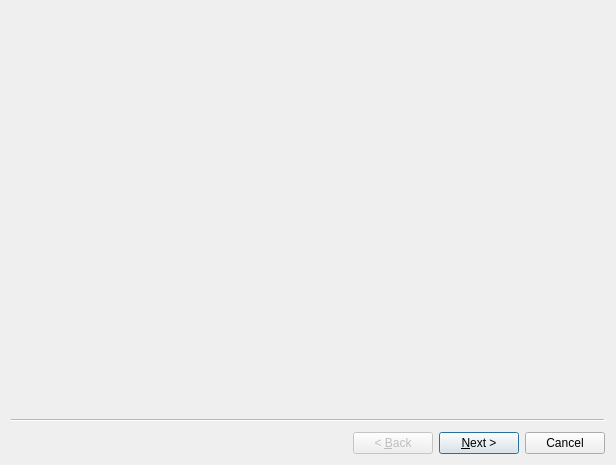
<?xml version="1.0" encoding="UTF-8"?>
<ui version="4.0">
 <class>frmSetup</class>
 <widget class="QWizard" name="frmSetup">
  <property name="geometry">
   <rect>
    <x>0</x>
    <y>0</y>
    <width>616</width>
    <height>465</height>
   </rect>
  </property>
  <property name="windowTitle">
   <string>Pyabr installer</string>
  </property>
  <property name="styleSheet">
   <string notr="true"/>
  </property>
  <widget class="QWizardPage" name="wizardPage1">
   <property name="styleSheet">
    <string notr="true">background-image: url(setup.png);</string>
   </property>
   <widget class="QWidget" name="widget" native="true">
    <property name="geometry">
     <rect>
      <x>-10</x>
      <y>-10</y>
      <width>612</width>
      <height>411</height>
     </rect>
    </property>
    <property name="styleSheet">
     <string notr="true">background-image: url(setup.png);</string>
    </property>
   </widget>
  </widget>
  <widget class="QWizardPage" name="wizardPage">
   <widget class="QLineEdit" name="lePassword">
    <property name="geometry">
     <rect>
      <x>130</x>
      <y>260</y>
      <width>341</width>
      <height>40</height>
     </rect>
    </property>
    <property name="styleSheet">
     <string notr="true"/>
    </property>
    <property name="echoMode">
     <enum>QLineEdit::Password</enum>
    </property>
    <property name="placeholderText">
     <string>حالا برای آن رمزی تنظیم کنید</string>
    </property>
   </widget>
   <widget class="QLineEdit" name="leUsername">
    <property name="geometry">
     <rect>
      <x>130</x>
      <y>200</y>
      <width>341</width>
      <height>40</height>
     </rect>
    </property>
    <property name="styleSheet">
     <string notr="true"/>
    </property>
    <property name="placeholderText">
     <string>یک نامی برای حساب کاربری خود وارد کنید</string>
    </property>
   </widget>
   <widget class="QLineEdit" name="leRootCode">
    <property name="geometry">
     <rect>
      <x>130</x>
      <y>140</y>
      <width>341</width>
      <height>40</height>
     </rect>
    </property>
    <property name="styleSheet">
     <string notr="true"/>
    </property>
    <property name="echoMode">
     <enum>QLineEdit::Password</enum>
    </property>
    <property name="placeholderText">
     <string>رمزی قوی برای حساب ادمین تنظیم کنید</string>
    </property>
   </widget>
   <widget class="QLineEdit" name="leHostname">
    <property name="geometry">
     <rect>
      <x>130</x>
      <y>80</y>
      <width>341</width>
      <height>40</height>
     </rect>
    </property>
    <property name="styleSheet">
     <string notr="true"/>
    </property>
    <property name="placeholderText">
     <string>یک نامی برای رایانه خود انتخاب کنید</string>
    </property>
   </widget>
  </widget>
  <widget class="QWizardPage" name="wizardPage_2">
   <widget class="QCheckBox" name="chGuest">
    <property name="geometry">
     <rect>
      <x>139</x>
      <y>220</y>
      <width>331</width>
      <height>40</height>
     </rect>
    </property>
    <property name="layoutDirection">
     <enum>Qt::RightToLeft</enum>
    </property>
    <property name="text">
     <string>حساب مهمان داشته باشد</string>
    </property>
   </widget>
   <widget class="QComboBox" name="cmLang">
    <property name="geometry">
     <rect>
      <x>130</x>
      <y>170</y>
      <width>351</width>
      <height>40</height>
     </rect>
    </property>
    <property name="currentText">
     <string>فارسی</string>
    </property>
    <item>
     <property name="text">
      <string>فارسی</string>
     </property>
    </item>
    <item>
     <property name="text">
      <string>English</string>
     </property>
    </item>
   </widget>
   <widget class="QLabel" name="lblLang">
    <property name="geometry">
     <rect>
      <x>130</x>
      <y>140</y>
      <width>341</width>
      <height>20</height>
     </rect>
    </property>
    <property name="text">
     <string>زبان مورد نظر خود را انتخاب کنید</string>
    </property>
   </widget>
  </widget>
  <widget class="QWizardPage" name="wizardPage_3">
   <widget class="QLineEdit" name="leLastName">
    <property name="geometry">
     <rect>
      <x>50</x>
      <y>110</y>
      <width>245</width>
      <height>40</height>
     </rect>
    </property>
    <property name="styleSheet">
     <string notr="true"/>
    </property>
    <property name="placeholderText">
     <string>نام خانوادگی</string>
    </property>
   </widget>
   <widget class="QLineEdit" name="leEmail">
    <property name="geometry">
     <rect>
      <x>50</x>
      <y>170</y>
      <width>500</width>
      <height>40</height>
     </rect>
    </property>
    <property name="styleSheet">
     <string notr="true"/>
    </property>
    <property name="placeholderText">
     <string>پست الکترونیکی</string>
    </property>
   </widget>
   <widget class="QLineEdit" name="leFirstName">
    <property name="geometry">
     <rect>
      <x>300</x>
      <y>110</y>
      <width>251</width>
      <height>40</height>
     </rect>
    </property>
    <property name="styleSheet">
     <string notr="true"/>
    </property>
    <property name="placeholderText">
     <string>نام</string>
    </property>
   </widget>
   <widget class="QLineEdit" name="lePhone">
    <property name="geometry">
     <rect>
      <x>50</x>
      <y>230</y>
      <width>500</width>
      <height>40</height>
     </rect>
    </property>
    <property name="styleSheet">
     <string notr="true"/>
    </property>
    <property name="placeholderText">
     <string>شماره تلفن همراه</string>
    </property>
   </widget>
   <zorder>leLastName</zorder>
   <zorder>leFirstName</zorder>
   <zorder>lePhone</zorder>
   <zorder>leEmail</zorder>
  </widget>
 </widget>
 <resources/>
 <connections/>
</ui>
